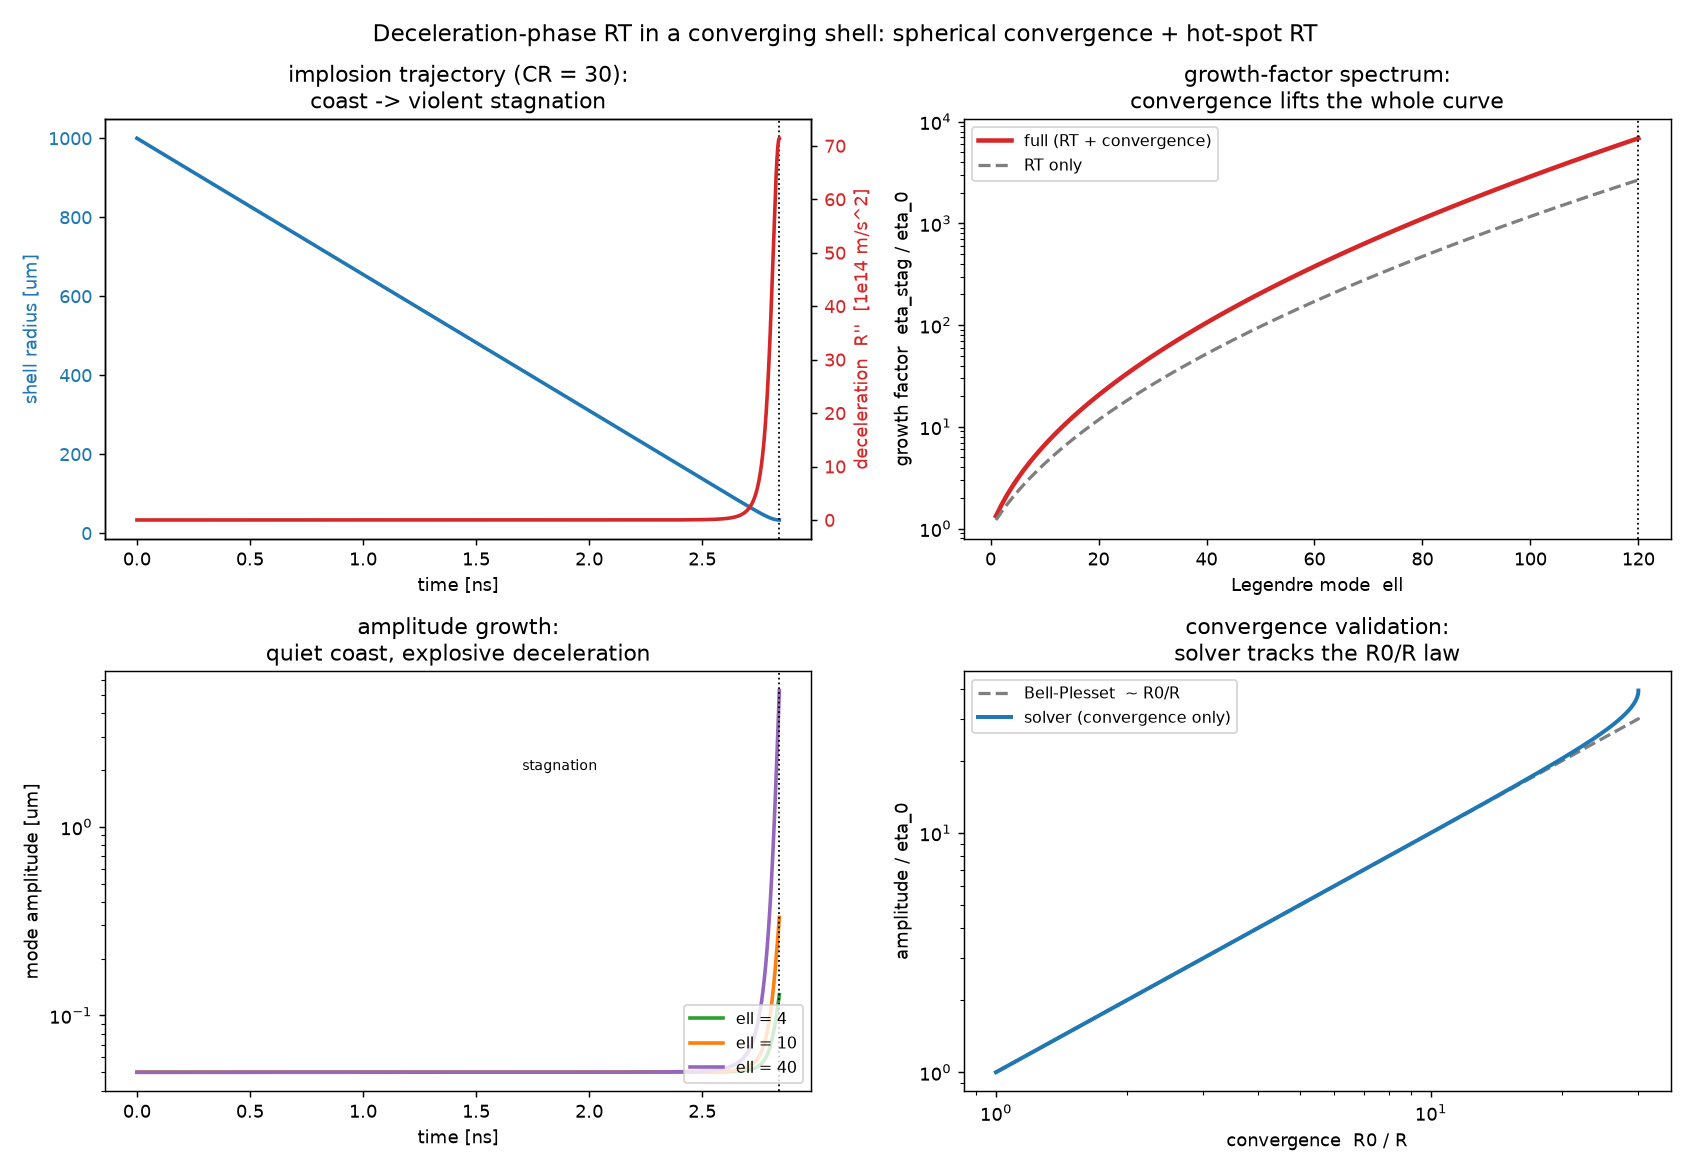

Source code (Python):
r"""
Deceleration-phase Rayleigh-Taylor in a CONVERGING shell (indirect-drive / hohlraum).

rt_mechanics.py and rt_2d.py cover the ACCELERATION-phase ablation-front RT in a
PLANAR geometry. This script adds the two effects that make ICF spherical and
that a planar model cannot show:

  1. DECELERATION-phase RT.  At stagnation the hot spot (light) decelerates the
     dense shell (heavy).  The effective gravity g_eff = +R_ddot (deceleration)
     turns the hot-spot/fuel interface RT-unstable.  This is the RT that mixes
     cold fuel into the hot spot and quenches ignition -- the second, and more
     ignition-relevant, place RT bites.  Unlike the ablation front there is no
     mass ablation here, so no ablative (Takabe) stabilization saves it.

  2. SPHERICAL CONVERGENCE (Bell-Plesset).  In a converging implosion a mode
     amplitude grows geometrically ~ R0/R even without RT, and the local
     wavenumber k = ell/R sweeps upward as the shell shrinks.

Model: integrate an implosion trajectory R(t) -- the shell coasts inward at
v_imp, then decelerates on an adiabatic hot-spot gas cushion and bounces (the
gas P0 is auto-tuned to a target convergence ratio).  Along that trajectory,
for each Legendre mode ell, integrate the linearized interface-amplitude ODE

    eta'' + 2 (R'/R) eta'  -  ell * A * (R''/R) * eta = 0
            \_________/        \_______________/
             convergence          RT  (g_eff = R'' = deceleration > 0)

Two limits are checked (printed) so the reduced model is anchored:
  * PLANAR limit  (R fixed, constant g, k = ell/R):  recovers the growth rate
    gamma = sqrt(A g k) that rt_2d.py measured to -6.7%.
  * CONVERGENCE-only limit  (R''=0, uniform R'):  gives eta ~ 1/R, the classic
    Bell-Plesset geometric amplification.

Run:  python3 convergent_rt.py
Deps: numpy  (matplotlib only for the optional figure)
"""

import numpy as np

# ----------------------------------------------------------------------------
# Parameters -- deceleration phase of an indirect-drive implosion.
# ----------------------------------------------------------------------------
R0        = 1.0e-3        # initial shell / hot-spot radius        [m]
V_IMP     = 3.45e5        # implosion velocity (matches rocket model) [m/s]
SIGMA     = 1.0           # shell areal mass (~200 g/cc x 5 um)    [kg/m^2]
GAMMA_G   = 5.0 / 3.0     # hot-spot gas adiabatic index
ATWOOD    = 0.7           # hot-spot / shell interface Atwood number
TARGET_CR = 30.0          # target convergence ratio R0/R_min (auto-tunes P0)
A0        = 0.05e-6       # seed perturbation amplitude at end of accel [m]
ELL       = np.arange(1, 121)   # Legendre modes to track

_DT       = 2.0e-13       # trajectory time step [s]
_TMAX     = 6.0e-9        # trajectory integration cap [s]


# ----------------------------------------------------------------------------
# Implosion trajectory: shell (areal mass SIGMA) coasting inward, decelerated
# by an adiabatic hot-spot gas  P_gas = P0 (R0/R)^(3 gamma_g).
# ----------------------------------------------------------------------------
def _accel(R, P0):
    return P0 * (R0 / R) ** (3.0 * GAMMA_G) / SIGMA        # R'' [m/s^2], outward +

def trajectory(P0):
    """RK4 integrate [R, V] from R0, V=-V_IMP until the bounce (V>=0)."""
    n = int(_TMAX / _DT)
    T = np.empty(n); R = np.empty(n); V = np.empty(n); Acc = np.empty(n)
    r, v = R0, -V_IMP
    m = 0
    for i in range(n):
        a = _accel(r, P0)
        T[i], R[i], V[i], Acc[i] = i * _DT, r, v, a
        m = i
        if v >= 0.0 and i > 0:            # past stagnation -> bounce
            break
        # RK4 step on (r, v);  r' = v,  v' = accel(r)
        k1r, k1v = v, _accel(r, P0)
        k2r, k2v = v + 0.5*_DT*k1v, _accel(r + 0.5*_DT*k1r, P0)
        k3r, k3v = v + 0.5*_DT*k2v, _accel(r + 0.5*_DT*k2r, P0)
        k4r, k4v = v + _DT*k3v,     _accel(r + _DT*k3r, P0)
        r += _DT/6.0 * (k1r + 2*k2r + 2*k3r + k4r)
        v += _DT/6.0 * (k1v + 2*k2v + 2*k3v + k4v)
        if r < R0 / 80.0:                 # runaway guard
            break
    return T[:m+1], R[:m+1], V[:m+1], Acc[:m+1]

def tune_P0(target_cr=TARGET_CR):
    """Bisection on P0 so R0/R_min == target_cr (CR decreases as P0 increases)."""
    lo, hi = 1.0e5, 1.0e14
    for _ in range(60):
        mid = np.sqrt(lo * hi)
        _, R, _, _ = trajectory(mid)
        cr = R0 / R.min()
        if cr > target_cr:               # too much convergence -> stiffen gas
            lo = mid
        else:
            hi = mid
    return np.sqrt(lo * hi)


# ----------------------------------------------------------------------------
# Linear perturbation along the trajectory, vectorized over modes.
#   state per mode: eta, etadot.   term = 'full' | 'rt' | 'conv'
# RK4 in time; trajectory coefficients sampled at grid + midpoints.
# ----------------------------------------------------------------------------
def _rhs(eta, ed, R, V, Acc, ell, term):
    conv = -2.0 * (V / R) * ed if term in ("full", "conv") else 0.0
    rt   =  ell * ATWOOD * (Acc / R) * eta if term in ("full", "rt") else 0.0
    return ed, conv + rt

def integrate_modes(T, R, V, Acc, ell, term="full", eta0=A0, ed0=None):
    ell = np.asarray(ell, float)
    eta = np.full_like(ell, eta0)
    ed  = np.zeros_like(ell) if ed0 is None else np.full_like(ell, 1.0) * ed0
    for i in range(len(T) - 1):
        dt = T[i+1] - T[i]
        Rm, Vm, Am = 0.5*(R[i]+R[i+1]), 0.5*(V[i]+V[i+1]), 0.5*(Acc[i]+Acc[i+1])
        k1e, k1d = _rhs(eta,             ed,             R[i], V[i], Acc[i], ell, term)
        k2e, k2d = _rhs(eta+0.5*dt*k1e,  ed+0.5*dt*k1d,  Rm,   Vm,   Am,     ell, term)
        k3e, k3d = _rhs(eta+0.5*dt*k2e,  ed+0.5*dt*k2d,  Rm,   Vm,   Am,     ell, term)
        k4e, k4d = _rhs(eta+dt*k3e,      ed+dt*k3d,      R[i+1], V[i+1], Acc[i+1], ell, term)
        eta = eta + dt/6.0*(k1e + 2*k2e + 2*k3e + k4e)
        ed  = ed  + dt/6.0*(k1d + 2*k2d + 2*k3d + k4d)
    return eta, ed

def amplitude_history(T, R, V, Acc, ell_scalar, term="full", eta0=A0, ed0=0.0):
    """Full eta(t) for a single mode (for the amplitude panel)."""
    eta, ed = eta0, ed0
    out = np.empty(len(T)); out[0] = eta
    for i in range(len(T) - 1):
        dt = T[i+1] - T[i]
        Rm, Vm, Am = 0.5*(R[i]+R[i+1]), 0.5*(V[i]+V[i+1]), 0.5*(Acc[i]+Acc[i+1])
        k1e, k1d = _rhs(eta,            ed,            R[i], V[i], Acc[i], ell_scalar, term)
        k2e, k2d = _rhs(eta+0.5*dt*k1e, ed+0.5*dt*k1d, Rm,  Vm,   Am,     ell_scalar, term)
        k3e, k3d = _rhs(eta+0.5*dt*k2e, ed+0.5*dt*k2d, Rm,  Vm,   Am,     ell_scalar, term)
        k4e, k4d = _rhs(eta+dt*k3e,     ed+dt*k3d,     R[i+1], V[i+1], Acc[i+1], ell_scalar, term)
        eta = eta + dt/6.0*(k1e + 2*k2e + 2*k3e + k4e)
        ed  = ed  + dt/6.0*(k1d + 2*k2d + 2*k3d + k4d)
        out[i+1] = eta
    return out


# ----------------------------------------------------------------------------
# Validation limits
# ----------------------------------------------------------------------------
def validate_planar(g0=2.0e14, ell_scalar=50.0):
    """Frozen radius, constant deceleration g0: measured gamma vs sqrt(A k g0)."""
    n = 4000; dt = 2.0e-13
    T = np.arange(n) * dt
    R = np.full(n, R0); V = np.zeros(n); Acc = np.full(n, g0)
    k = ell_scalar / R0
    gamma_th = np.sqrt(ATWOOD * g0 * k)
    a = amplitude_history(T, R, V, Acc, ell_scalar, term="rt",
                          eta0=1e-9, ed0=gamma_th * 1e-9)   # exponential seed
    # measure slope in the clean exponential window
    lo, hi = int(0.3*n), int(0.8*n)
    gamma_meas = np.polyfit(T[lo:hi], np.log(a[lo:hi]), 1)[0]
    return gamma_th, gamma_meas

def validate_convergence(P0):
    """Convergence-only, BP self-similar seed: check eta ~ 1/R (eta*R ~ const)."""
    T, R, V, Acc = trajectory(P0)
    ell_scalar = 6.0
    ed0 = -A0 * V[0] / R[0]                    # d/dt (C/R) at t=0
    a = amplitude_history(T, R, V, Acc, ell_scalar, term="conv", eta0=A0, ed0=ed0)
    istag = np.argmin(R)
    prod0, prods = a[0]*R[0], a[istag]*R[istag]
    return prod0, prods, R0/R[istag]


# ----------------------------------------------------------------------------
def report():
    P0 = tune_P0()
    T, R, V, Acc = trajectory(P0)
    istag = int(np.argmin(R))
    CR = R0 / R[istag]
    g_dec = Acc[istag]                          # peak deceleration [m/s^2]
    t_stag = T[istag]

    eta_full, _ = integrate_modes(T, R, V, Acc, ELL, term="full")
    eta_rt,   _ = integrate_modes(T, R, V, Acc, ELL, term="rt")
    eta_cnv,  _ = integrate_modes(T, R, V, Acc, ELL, term="conv",
                                  ed0=None)      # from-rest: convergence alone barely grows
    GF = eta_full / A0
    ell_peak = int(ELL[np.argmax(GF)])
    GF_peak = GF.max()

    # dominant low mode (ell=10) decomposition
    j = np.where(ELL == 10)[0][0]
    gf10, gf10_rt = GF[j], eta_rt[j] / A0

    gpl_th, gpl_meas = validate_planar()
    p0c, psc, crc = validate_convergence(P0)

    a_stag = eta_full[j]                         # ell=10 amplitude at stagnation
    clean = max(0.0, 1.0 - a_stag / R[istag])

    print("=" * 66)
    print("  CONVERGENT / DECELERATION-PHASE RAYLEIGH-TAYLOR")
    print("=" * 66)
    print(f"  implosion velocity        : {V_IMP/1e3:8.0f} km/s")
    print(f"  tuned hot-spot gas P0      : {P0:.2e} Pa   -> CR = {CR:.1f}")
    print(f"  convergence ratio  R0/Rmin : {CR:8.1f}   (Rmin = {R[istag]*1e6:.1f} um)")
    print(f"  stagnation time            : {t_stag*1e9:8.2f} ns")
    print(f"  peak deceleration g_eff    : {g_dec:.2e} m/s^2  "
          f"({g_dec/1.9e14:.1f}x the accel-phase g)")
    print("-" * 66)
    print(f"  Atwood (hot-spot interface): {ATWOOD:.2f}   (no ablative stabilization here)")
    print(f"  most-dangerous mode        : ell = {ell_peak:4d}   -> growth factor x{GF_peak:.1e}")
    print(f"  ell=10 growth factor       : x{gf10:.1f}  (RT-only x{gf10_rt:.1f}; "
          f"convergence multiplies on top)")
    print(f"  ell=10 amplitude @ stag    : {a_stag*1e6:.2f} um  vs Rmin {R[istag]*1e6:.1f} um "
          f"-> clean hot-spot ~ {clean*100:.0f}%")
    print("-" * 66)
    print("  VALIDATION")
    print(f"   planar limit  gamma_theory = sqrt(A g k) : {gpl_th:.3e} 1/s")
    print(f"   planar limit  gamma_measured (solver)    : {gpl_meas:.3e} 1/s "
          f"({(gpl_meas-gpl_th)/gpl_th*100:+.1f}%)")
    print(f"   convergence limit  eta*R start / stag    : {p0c:.3e} / {psc:.3e} "
          f"(ratio {psc/p0c:.2f}, expect ~1 for eta~1/R at CR={crc:.0f})")
    print("=" * 66)
    return dict(P0=P0, T=T, R=R, V=V, Acc=Acc, istag=istag, CR=CR,
                GF=GF, eta_rt=eta_rt, eta_cnv=eta_cnv, ell_peak=ell_peak)


def make_figure(info, fname="convergent_rt.png"):
    try:
        import matplotlib.pyplot as plt
    except Exception as e:
        print(f"[figure skipped: matplotlib unavailable -- {e}]")
        return
    T, R, V, Acc = info["T"], info["R"], info["V"], info["Acc"]
    istag = info["istag"]

    fig, ax = plt.subplots(2, 2, figsize=(13, 9))

    a = ax[0, 0]
    a.plot(T*1e9, R*1e6, "tab:blue", lw=2)
    a.axvline(T[istag]*1e9, color="k", ls=":", lw=1)
    a.set_xlabel("time [ns]"); a.set_ylabel("shell radius [um]", color="tab:blue")
    a.tick_params(axis="y", labelcolor="tab:blue")
    a2 = a.twinx()
    a2.plot(T*1e9, Acc/1e14, "tab:red", lw=2)
    a2.set_ylabel("deceleration  R''  [1e14 m/s^2]", color="tab:red")
    a2.tick_params(axis="y", labelcolor="tab:red")
    a.set_title(f"implosion trajectory (CR = {info['CR']:.0f}):\ncoast -> violent stagnation")

    b = ax[0, 1]
    b.semilogy(ELL, info["GF"], "tab:red", lw=2.5, label="full (RT + convergence)")
    b.semilogy(ELL, info["eta_rt"]/A0, "tab:gray", lw=1.8, ls="--", label="RT only")
    b.axvline(info["ell_peak"], color="k", ls=":", lw=1)
    b.set_xlabel("Legendre mode  ell"); b.set_ylabel("growth factor  eta_stag / eta_0")
    b.set_title("growth-factor spectrum:\nconvergence lifts the whole curve")
    b.legend(fontsize=9)

    c = ax[1, 0]
    for ell_s, col in [(4, "tab:green"), (10, "tab:orange"), (40, "tab:purple")]:
        hist = amplitude_history(T, R, V, Acc, float(ell_s), term="full")
        c.semilogy(T*1e9, np.abs(hist)*1e6, col, lw=2, label=f"ell = {ell_s}")
    c.axvline(T[istag]*1e9, color="k", ls=":", lw=1)
    c.text(T[istag]*1e9*0.6, c.get_ylim()[1]*0.3, "stagnation", fontsize=8)
    c.set_xlabel("time [ns]"); c.set_ylabel("mode amplitude [um]")
    c.set_title("amplitude growth:\nquiet coast, explosive deceleration")
    c.legend(fontsize=9, loc="lower right")

    d = ax[1, 1]
    Rn = R / R0
    d.loglog(1.0/Rn, info["eta_cnv"][5]/A0 * np.ones_like(Rn), alpha=0)  # keep frame
    d.loglog(1.0/Rn, (1.0/Rn), "tab:gray", ls="--", lw=1.8, label="Bell-Plesset  ~ R0/R")
    hist_c = amplitude_history(T, R, V, Acc, 6.0, term="conv",
                               eta0=A0, ed0=-A0*V[0]/R[0])
    d.loglog(1.0/Rn, np.abs(hist_c)/A0, "tab:blue", lw=2.2, label="solver (convergence only)")
    d.set_xlabel("convergence  R0 / R"); d.set_ylabel("amplitude / eta_0")
    d.set_title("convergence validation:\nsolver tracks the R0/R law")
    d.legend(fontsize=9, loc="upper left")

    fig.suptitle("Deceleration-phase RT in a converging shell: "
                 "spherical convergence + hot-spot RT", fontsize=13)
    fig.tight_layout()
    fig.savefig(fname, dpi=130)
    print(f"Saved figure -> {fname}")


def main():
    info = report()
    make_figure(info)


if __name__ == "__main__":
    main()


# ----------------------------------------------------------------------------
# NOTES / things to try -------------------------------------------------------
#
# * Deceleration RT has NO ablative stabilization (no mass ablation at the
#   hot-spot interface), so unlike the ablation front the high-ell modes are not
#   cut off here -- they are limited only by the short deceleration time and the
#   finite interface thickness (not modelled). That is why the growth-factor
#   spectrum keeps rising with ell; a real interface-thickness cutoff would roll
#   it over near the density-gradient scale length.
#
# * Convergence (Bell-Plesset) MULTIPLIES the RT growth -- compare the 'full' and
#   'RT only' curves in panel 2. Low modes (ell < ~10) are convergence-dominated;
#   high modes are RT-dominated. This is why ICF cares about BOTH surface finish
#   (high ell) and drive symmetry (low ell -> see hohlraum_asymmetry.py).
#
# * Raise TARGET_CR (a higher-convergence design) and watch both the peak
#   deceleration and the growth factors climb -- convergence buys compression but
#   costs stability. Lower ATWOOD (a graded interface) to see the RT term soften.
#
# Simplifications: reduced linear thin-interface ODE (2*R'/R convergence damping,
# k=ell/R local wavenumber), a lumped adiabatic-gas deceleration (no shock
# structure), single mode per solve (no mode coupling / turbulent mix), and no
# finite-density-gradient cutoff. It captures the deceleration-RT + convergence
# MECHANISM and the two limiting laws, not an ICF-accurate mix width.
# ----------------------------------------------------------------------------
